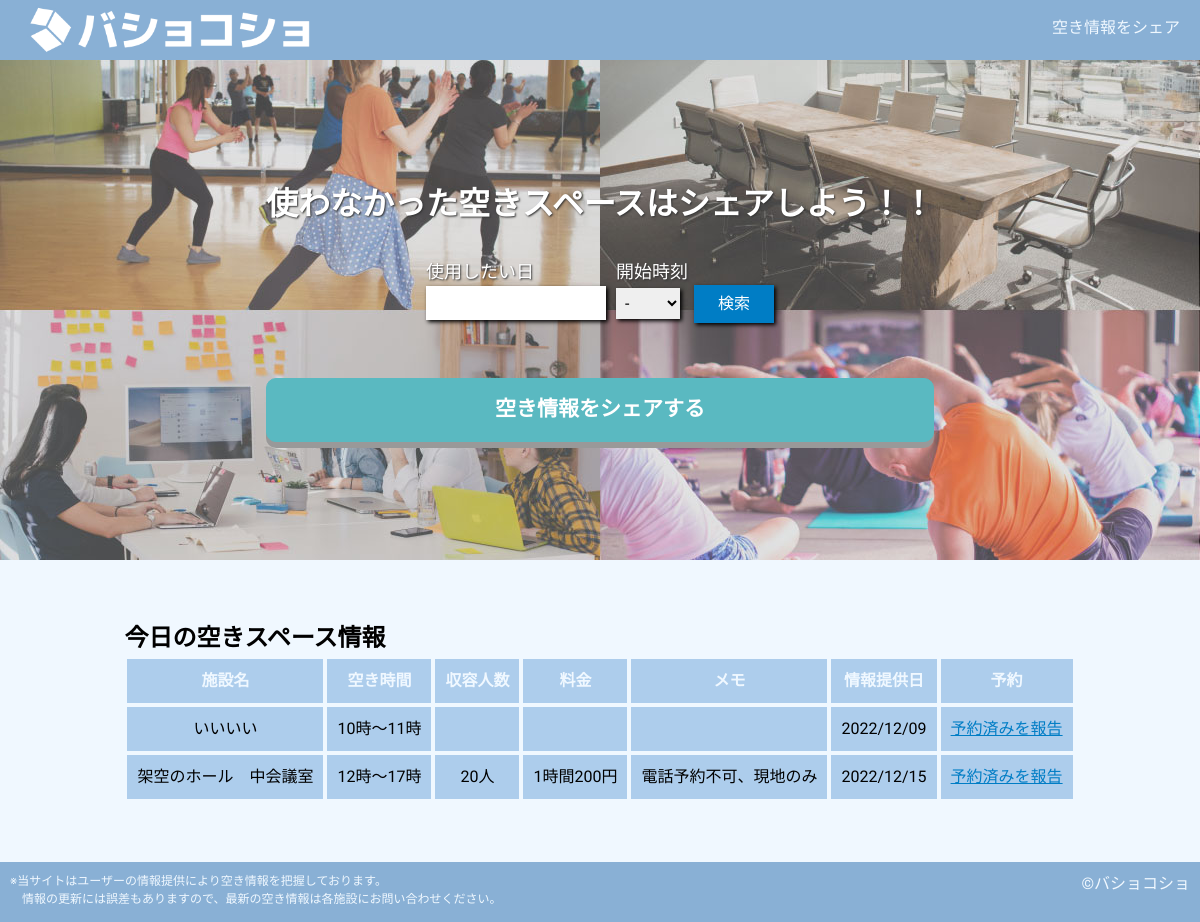
The page / on the database its author committed.
### tables this page shows
CREATE TABLE "space_list" (
	"ID"	INTEGER NOT NULL,
	"name"	TEXT NOT NULL,
	"space_date"	TEXT NOT NULL,
	"start_time"	INTEGER NOT NULL,
	"end_time"	INTEGER NOT NULL,
	"capacity"	TEXT,
	"price"	TEXT,
	"memo"	TEXT,
	"reserved"	INTEGER NOT NULL DEFAULT 0,
	"createAt"	TEXT,
	PRIMARY KEY("ID" AUTOINCREMENT)
);

### app.py (the view)
@app.route('/')
def test_index():
    dt_now = datetime.datetime.now()
    str_today = dt_now.strftime("%Y/%m/%d")
    conn = sqlite3.connect('bk.db')
    cur = conn.cursor()
    cur.execute("SELECT * FROM space_list WHERE space_date = ? AND reserved = 0;", (str_today,))
    spaces = cur.fetchall()
    conn.close()
    return render_template('index.html', spaces=spaces)

### templates/index.html (shortened to what this page needs)
{% extends 'base.html' %}
{% block content %}
    <div class="sec-search">
        <div class="search-container">
            <h1>使わなかった空きスペースはシェアしよう！！</h1>
            <div class="search-form-container">
                <form action="/search" id="search">
                    <div class="form-left">
                        <p>使用したい日</p>
                        <input type="text" name="date" id="search-date" pattern="\d{4}/\d{2}/\d{2}">
                    </div>
                    <div class="form-right">
                        <p>開始時刻</p>
                        <select name="time" id="search-time">
                            <option value="">-</option>
                        </select>
                        <input type="submit" value="検索">
                    </div>
                </form>
            </div>
            <a href="/add" id="btn-share">空き情報をシェアする</a>
        </div>
    </div>
    <div class="sec-info">
        <h2>今日の空きスペース情報</h2>
        {% if spaces %}
        <table>
            <thead>
                <td>施設名</td>
                <td>空き時間</td>
                <td>収容人数</td>
                <td>料金</td>
                <td>メモ</td>
                <td>情報提供日</td>
                <td>予約</td>
            </thead>
            {% for space in spaces %}
            <tr>
                <td>{{ space[1] }}</td>
                <td>{{ space[3] }}時～{{ space[4] }}時</td>
                <td>{% if space[5] %}{{ space[5] }}{% endif %}</td>
                <td>{% if space[6] %}{{ space[6] }}{% endif %}</td>
                <td>{% if space[7] %}{{ space[7] }}{% endif %}</td>
                <td>{{ space[9] }}</td>
                <td>
                    {% if space[8] == 0 %}
                    <a href="/detail/{{ space[0] }}">予約済みを報告</a>
                    {% else %}
                    済
                    {% endif %}
                </td>
            </tr>
            {% endfor %}
        </table>
        {% else %}
        <br>
        <p>該当する情報がありません。</p>
        {% endif %}
    </div>
{% endblock %}

### static/css/style.css (style rules this page uses)
body { font-family: "M PLUS 1p", "Noto Sans JP", "ヒラギノ角ゴ Pro W3", "Hiragino Kaku Gothic Pro", "ヒラギノ角ゴ ProN W3", "Hiragino Kaku Gothic ProN", "游ゴシック", YuGothic, "メイリオ", "Meiryo", "HGPｺﾞｼｯｸM", "Osaka", "ＭＳ Ｐゴシック", sans-serif, Century Gothic, Arial; background-color:#F0F8FF; }
a { color: inherit; text-decoration: none; }
.sec-search { margin-top: 60px; padding-top: 100px; height: 500px; background-image: url("../img/cover.jpg"); background-repeat: no-repeat; background-position: center center; background-size: cover; color: white; text-shadow: 1px 1px 2px #333333; }
.search-container { margin: 0 auto; padding: 20px; width: fit-content; align-items: center; }
.search-form-container { width: fit-content; height: fit-content; margin: 30px auto; }
.search-form-container p { font-size: 18px; }
.form-left { float: left; }
.form-right { float: left; margin-left: 10px; }
input[type="text"], select { padding: 5px; border: none; box-shadow: 2px 2px 4px #000; }
#search-date { margin-top: 1px; width: 180px; }
#search-time { width: 4em; }
input[type="submit"] { margin-left: 10px; padding: 5px; width: 5em; color: white; background-color: #007DC5; border: 2px solid #007DC5; box-shadow: 2px 2px 4px #000; }
#btn-share { text-align: center; display: block; margin: 150px auto; padding: 15px; background-color: #5AB9C1; border: 1px solid #5AB9C1; border-radius: 10px; color: white; box-shadow: 0px 6px 0px #999; font-size: 21px; font-weight: bold; text-shadow: none; }
.sec-info { width: fit-content; margin: 60px auto; }
thead { color:#F0F8FF; font-weight: bold; }
td { padding: 10px; background-color: #ADCDEC; border: 1px solid #F0F8FF; text-align: center; }
td a { color: #007DC5; text-decoration-line: underline; }

### rows shown on the page
space_list: name "いいいい", start_time "10", end_time "11", createAt "2022/12/09"
space_list: name "架空のホール 中会議室", start_time "12", end_time "17", capacity "20人", price "1時間200円", memo "電話予約不可、現地のみ", createAt "2022/12/15"
